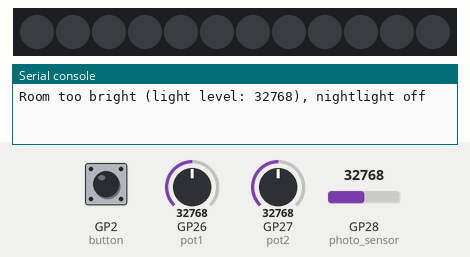
The program below on a simulated Raspberry Pi Pico running MicroPython. On the bench: 12 RGB LEDs in strip order, left to right, the last lines printed to the serial console. The inputs (shaded band) are chosen by the test bench; at power-on: GP28 (photo_sensor) = 32768, GP2 (button) HIGH, GP27 (pot2) = 32768, GP26 (pot1) = 32768 (analog values on the 0–65535 scale). Dim RGB values are drawn brighter than linear.

Above: at 1.2 s.
1.3 s: GP28 (photo_sensor) set to 9345
At 2.1 s:
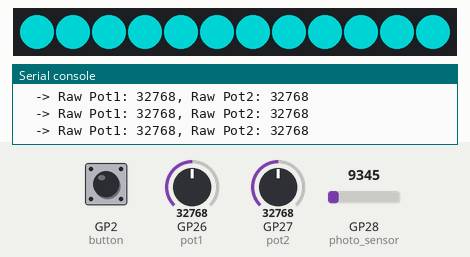
2.8 s: GP2 (button) pulled LOW for 0.15 s
At 3.3 s:
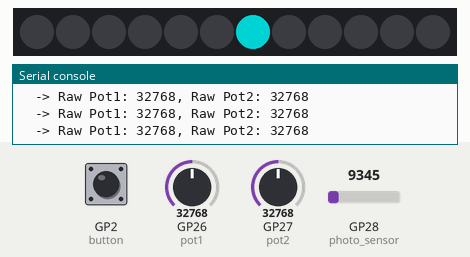
5.5 s: GP27 (pot2) set to 45874
At 6.0 s:
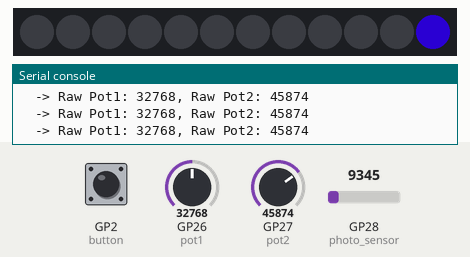
8.5 s: GP27 (pot2) set to 57670
At 9.0 s:
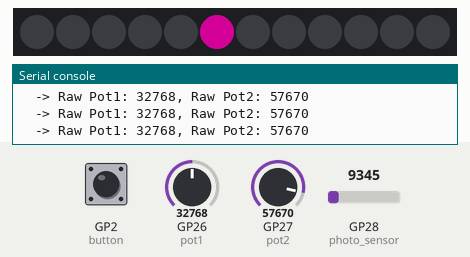
11.1 s: GP27 (pot2) set to 19660
At 11.6 s:
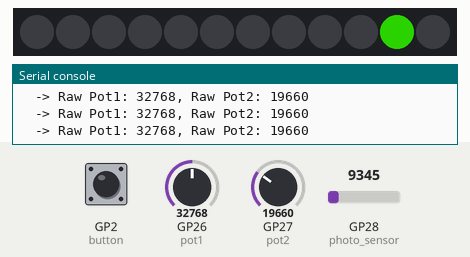
13.7 s: GP27 (pot2) set to 9345
At 14.1 s:
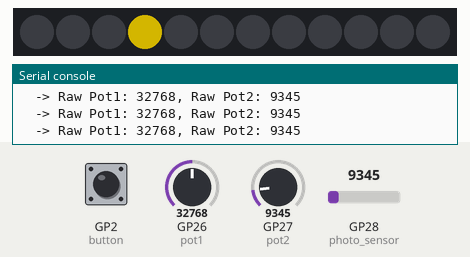
Timing chart, 0 to 16.7 s (numbered marks = the images above; inputs shaded):
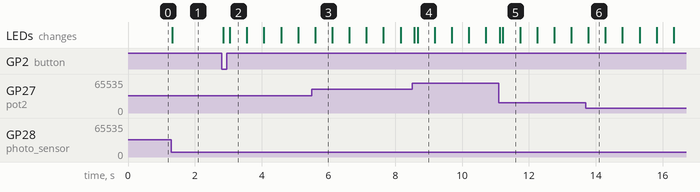

The program:

main.py
```python
from machine import Pin, ADC
from neopixel import NeoPixel
from utime import sleep
# get the configuration information
import config

# Initialize the NeoPixel strip
strip = NeoPixel(Pin(config.NEOPIXEL_PIN), config.NUMBER_PIXELS)

# Initialize both potentiometers (ADC - Analog to Digital Converter)
pot1 = ADC(Pin(config.POT_PIN_1))  # Brightness control
pot2 = ADC(Pin(config.POT_PIN_2))  # Color control

# Initialize the photoresistor
photo_sensor = ADC(Pin(config.PHOTORESISTOR_PIN))

# Initialize the button
button = Pin(config.BUTTON_PIN, Pin.IN, Pin.PULL_UP)

# Light sensor threshold - LED strip only turns on when room is darker than this
LIGHT_THRESHOLD = 10000  # Based on sensor testing: dark=1500, bright=55000

# Pattern control variables
pattern_mode = 0  # Start with mode 0 (solid color)
max_patterns = 4  # Total number of patterns
button_pressed = False
last_button_state = True  # Button is pulled up, so True = not pressed

# Animation variables
animation_counter = 0
animation_speed = 5  # Higher number = slower animation

# Function to convert HSV to RGB
def hsv_to_rgb(h, s, v):
    """
    Convert HSV color to RGB
    h: hue (0-360)
    s: saturation (0-1)
    v: value/brightness (0-1)
    Returns RGB tuple (0-255, 0-255, 0-255)
    """
    h = h / 60.0
    i = int(h)
    f = h - i
    p = v * (1 - s)
    q = v * (1 - s * f)
    t = v * (1 - s * (1 - f))

    if i == 0:
        r, g, b = v, t, p
    elif i == 1:
        r, g, b = q, v, p
    elif i == 2:
        r, g, b = p, v, t
    elif i == 3:
        r, g, b = p, q, v
    elif i == 4:
        r, g, b = t, p, v
    else:
        r, g, b = v, p, q

    return (int(r * 255), int(g * 255), int(b * 255))

# Clear all pixels
def clear_strip():
    for i in range(config.NUMBER_PIXELS):
        strip[i] = (0, 0, 0)
    strip.write()

# Check if room is dark enough to turn on nightlight
def is_room_dark():
    light_level = photo_sensor.read_u16()
    return light_level < LIGHT_THRESHOLD

# Pattern 0: Solid color (original behavior)
def pattern_solid(rgb):
    for i in range(config.NUMBER_PIXELS):
        strip[i] = rgb

# Pattern 1: Single moving dot
def pattern_moving_dot(rgb):
    clear_strip()
    position = (animation_counter // animation_speed) % config.NUMBER_PIXELS
    strip[position] = rgb

# Pattern 2: Chase pattern (3 pixels moving)
def pattern_chase(rgb):
    clear_strip()
    position = (animation_counter // animation_speed) % config.NUMBER_PIXELS
    for i in range(3):  # 3 pixels in the chase
        pixel_pos = (position + i) % config.NUMBER_PIXELS
        # Fade the trailing pixels
        brightness_factor = (3 - i) / 3
        faded_rgb = (int(rgb[0] * brightness_factor),
                    int(rgb[1] * brightness_factor),
                    int(rgb[2] * brightness_factor))
        strip[pixel_pos] = faded_rgb

# Pattern 3: Bouncing dot
def pattern_bounce(rgb):
    clear_strip()
    # Create bouncing effect by going back and forth
    cycle_length = (config.NUMBER_PIXELS - 1) * 2
    position_in_cycle = (animation_counter // animation_speed) % cycle_length

    if position_in_cycle < config.NUMBER_PIXELS:
        position = position_in_cycle
    else:
        position = cycle_length - position_in_cycle

    strip[position] = rgb

# Handle button press to cycle through patterns
def check_button():
    global pattern_mode, button_pressed, last_button_state

    current_button_state = button.value()

    # Detect button press (transition from high to low)
    if last_button_state and not current_button_state and not button_pressed:
        button_pressed = True
        pattern_mode = (pattern_mode + 1) % max_patterns
        print(f"Pattern mode changed to: {pattern_mode}")

    # Reset button pressed flag when button is released
    if current_button_state:
        button_pressed = False

    last_button_state = current_button_state

# Main loop
while True:
    # Check for button presses
    check_button()

    # Read light sensor to determine if nightlight should be on
    light_level = photo_sensor.read_u16()
    room_is_dark = is_room_dark()

    # If room is too bright, turn off all LEDs and skip pattern logic
    if not room_is_dark:
        clear_strip()
        # Print light level for debugging (less frequently)
        if animation_counter % 50 == 0:
            print(f"Room too bright (light level: {light_level}), nightlight off")
        animation_counter += 1
        sleep(0.1)
        continue

    # Room is dark enough - proceed with normal nightlight operation

    # Read both potentiometer values (0 to 65535)
    pot1_value = pot1.read_u16()  # Brightness
    pot2_value = pot2.read_u16()  # Color

    # Debug: Print raw potentiometer values
    print(f"  -> Raw Pot1: {pot1_value}, Raw Pot2: {pot2_value}")

    # Map pot1 (0-65535) to brightness (0-1) - using full range
    brightness = pot1_value / 65535
    if brightness > 1.0:
        brightness = 1.0

    # For testing: ensure minimum brightness so we can see if it's working
    if brightness < 0.1:
        brightness = 0.1  # Temporary minimum for debugging

    # Map pot2 (0-65535) to hue (0-360 degrees) - using full range
    hue = (pot2_value / 65535) * 360
    if hue > 360:
        hue = 360

    # Convert HSV to RGB (full saturation, brightness from pot1)
    rgb = hsv_to_rgb(hue, 1.0, brightness)

    # Apply the selected pattern
    if pattern_mode == 0:
        pattern_solid(rgb)
    elif pattern_mode == 1:
        pattern_moving_dot(rgb)
    elif pattern_mode == 2:
        pattern_chase(rgb)
    elif pattern_mode == 3:
        pattern_bounce(rgb)

    # Update the strip
    strip.write()

    # Increment animation counter for moving patterns
    animation_counter += 1

    # Print values for debugging (less frequently to avoid spam)
    if animation_counter % 50 == 0:
        print(f"Light: {light_level}, Mode: {pattern_mode}, Brightness: {brightness:.2f}, Hue: {hue:.1f}°, RGB: {rgb}")

    # Small delay to prevent excessive updates
    sleep(0.1)
```

config.py
```python
# Moving Rainbow Configuration file
# Filename: 01-config.py
# This file contains the hardware configuration for your kit
# This file can be imported by each program
NEOPIXEL_PIN = 0
NUMBER_PIXELS = 12
BUTTON_PIN = 2
POT_PIN_1 = 26
POT_PIN_2 = 27
PHOTORESISTOR_PIN = 28
```

Measured:
- after the input at 1.3 s, the LEDs: change at once (image 1)
- after the input at 2.8 s, the LEDs: first change at once (image 2 shows a later state)
- after the input at 5.5 s, the LEDs: change after 0.10 s (image 3)
- after the input at 8.5 s, the LEDs: first change after 0.07 s (image 4 shows a later state)
- after the input at 11.1 s, the LEDs: first change at once (image 5 shows a later state)
- after the input at 13.7 s, the LEDs: change after 0.08 s (image 6)
- what the display in image 2 shows lasts 0.6 s, from 3.0 s to 3.6 s
